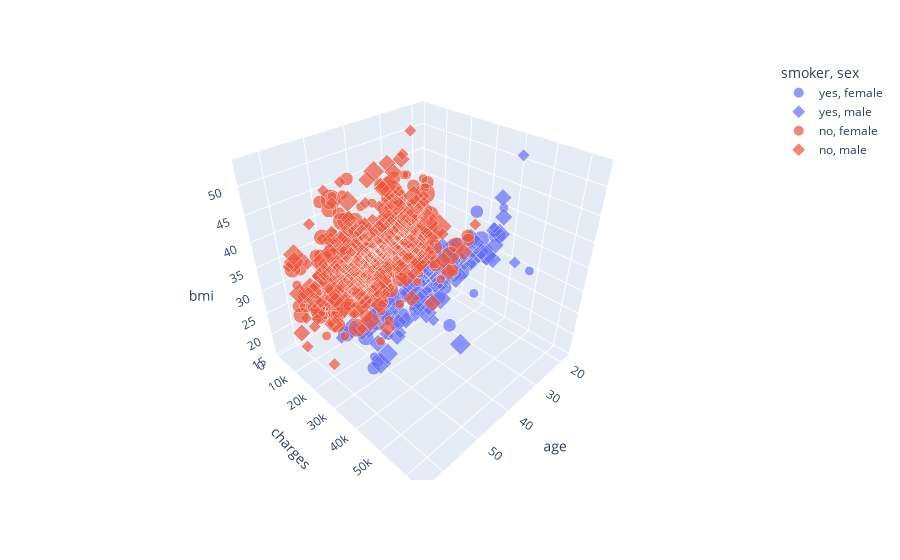

The notebook cell saved with this chart:
### Code cell
import plotly.express as px

fig = px.scatter_3d(df, x="age", y="charges", z="bmi", color="smoker", symbol="sex", size="children")
fig.show()

### Figure 1 — Plotly figure (JSON) as saved in the notebook; plotly's stock layout.template omitted (floating-point values rounded to 4 significant figures; data arrays with more than 128 entries replaced by an {"elided": "..."} marker saying what was removed)
{"data": [{"hovertemplate": "smoker=yes<br>sex=female<br>age=%{x}<br>charges=%{y}<br>bmi=%{z}<br>children=%{marker.size}<extra></extra>", "legendgroup": "yes, female", "marker": {"color": "#636efa", "size": [0, 0, 1, 1, 0, 0, 2, 0, 2, 3, 1, 0, 2, 0, 0, 0, 0, 0, 2, 2, 0, 2, 1, 1, 1, 3, 0, 1, 1, 0, 0, 3, 2, 1, 2, 2, 0, 0, 1, 0, 0, 0, 3, 1, 1, 1, 0, 0, 1, 0, 0, 2, 0, 2, 2, 0, 3, 1, 0, 0, 0, 0, 1, 0, 1, 0, 2, 0, 0, 0, 0, 3, 0, 2, 3, 0, 2, 0, 0, 0, 3, 3, 1, 0, 1, 0, 2, 5, 0, 2, 2, 3, 0, 3, 1, 0, 3, 2, 1, 1, 1, 0, 3, 1, 1, 0, 0, 2, 0, 0, 0, 2, 3, 2, 0], "sizemode": "area", "sizeref": 0.0125, "symbol": "circle"}, "mode": "markers", "name": "yes, female", "scene": "scene", "showlegend": true, "type": "scatter3d", "x": [19, 62, 34, 53, 20, 27, 37, 57, 64, 61, 29, 19, 32, 42, 42, 18, 63, 27, 40, 23, 63, 63, 20, 40, 59, 53, 27, 64, 61, 19, 23, 39, 27, 44, 26, 36, 63, 33, 30, 44, 54, 43, 35, 31, 34, 21, 19, 59, 47, 19, 44, 52, 64, 40, 44, 51, 30, 29, 37, 37, 47, 19, 50, 18, 47, 33, 23, 57, 60, 37, 46, 49, 48, 37, 51, 64, 43, 32, 43, 24, 27, 22, 46, 55, 45, 35, 43, 39, 22, 51, 33, 48, 23, 53, 23, 19, 43, 43, 52, 23, 43, 19, 18, 37, 46, 20, 20, 47, 18, 29, 25, 19, 30, 42, 61], "y": [16880.0, 27810.0, 37700.0, 23240.0, 14710.0, 16580.0, 39840.0, 43580.0, 47290.0, 30940.0, 19110.0, 17080.0, 32730.0, 19960.0, 21350.0, 36150.0, 48820.0, 37130.0, 19440.0, 38510.0, 29520.0, 47310.0, 17090.0, 22330.0, 47900.0, 24870.0, 34840.0, 47930.0, 48520.0, 13840.0, 18030.0, 21660.0, 15010.0, 19590.0, 14460.0, 18610.0, 28950.0, 37080.0, 19520.0, 48890.0, 63770.0, 45860.0, 39980.0, 58570.0, 43940.0, 15360.0, 17470.0, 25680.0, 42970.0, 34440.0, 42980.0, 24670.0, 27040.0, 40000.0, 46200.0, 44400.0, 40930.0, 16660.0, 40420.0, 19540.0, 23070.0, 17750.0, 24520.0, 38790.0, 23400.0, 55140.0, 36020.0, 27530.0, 45010.0, 37270.0, 42110.0, 24110.0, 40970.0, 46110.0, 46260.0, 29330.0, 19800.0, 17500.0, 21770.0, 14570.0, 16420.0, 35600.0, 21680.0, 44420.0, 39730.0, 20230.0, 21880.0, 19020.0, 33910.0, 44640.0, 16780.0, 24180.0, 34170.0, 46660.0, 40900.0, 36900.0, 40940.0, 22480.0, 23890.0, 18330.0, 21770.0, 33310.0, 18220.0, 20300.0, 41660.0, 26130.0, 20170.0, 24540.0, 14280.0, 16120.0, 33900.0, 36400.0, 18770.0, 43900.0, 29140.0], "z": [27.9, 26.29, 31.92, 22.88, 22.42, 24.75, 34.8, 31.16, 31.3, 29.92, 27.94, 28.3, 17.77, 23.37, 26.6, 36.85, 37.7, 36.08, 22.22, 36.67, 27.74, 32.2, 26.84, 28.12, 36.77, 22.61, 31.4, 33.8, 36.38, 21.7, 28.31, 24.89, 17.95, 20.23, 17.2, 22.6, 26.98, 33.5, 28.38, 38.06, 47.41, 46.2, 34.1, 38.09, 30.21, 21.85, 28.31, 23.66, 36.63, 33.11, 38.95, 25.3, 22.99, 32.77, 43.89, 38.06, 39.05, 21.75, 38.39, 26.4, 27.83, 28.88, 27.6, 42.24, 26.12, 35.53, 32.78, 29.81, 32.45, 30.78, 35.53, 23.84, 33.11, 47.6, 37.05, 26.89, 20.05, 24.6, 26.89, 20.52, 20.05, 31.02, 23.66, 35.2, 30.5, 28.02, 24.7, 18.3, 30.4, 34.96, 19.09, 25.85, 31.4, 36.86, 42.75, 32.49, 32.56, 26.7, 24.13, 28.49, 25.27, 30.02, 27.28, 25.55, 34.6, 24.42, 21.8, 27.64, 21.66, 21.85, 30.2, 34.7, 23.66, 40.37, 29.07]}, {"hovertemplate": "smoker=yes<br>sex=male<br>age=%{x}<br>charges=%{y}<br>bmi=%{z}<br>children=%{marker.size}<extra></extra>", "legendgroup": "yes, male", "marker": {"color": "#636efa", "size": {"elided": "159 int values"}, "sizemode": "area", "sizeref": 0.0125, "symbol": "diamond"}, "mode": "markers", "name": "yes, male", "scene": "scene", "showlegend": true, "type": "scatter3d", "x": {"elided": "159 int values"}, "y": {"elided": "159 float values"}, "z": {"elided": "159 float values"}}, {"hovertemplate": "smoker=no<br>sex=female<br>age=%{x}<br>charges=%{y}<br>bmi=%{z}<br>children=%{marker.size}<extra></extra>", "legendgroup": "no, female", "marker": {"color": "#EF553B", "size": {"elided": "547 int values"}, "sizemode": "area", "sizeref": 0.0125, "symbol": "circle"}, "mode": "markers", "name": "no, female", "scene": "scene", "showlegend": true, "type": "scatter3d", "x": {"elided": "547 int values"}, "y": {"elided": "547 float values"}, "z": {"elided": "547 float values"}}, {"hovertemplate": "smoker=no<br>sex=male<br>age=%{x}<br>charges=%{y}<br>bmi=%{z}<br>children=%{marker.size}<extra></extra>", "legendgroup": "no, male", "marker": {"color": "#EF553B", "size": {"elided": "517 int values"}, "sizemode": "area", "sizeref": 0.0125, "symbol": "diamond"}, "mode": "markers", "name": "no, male", "scene": "scene", "showlegend": true, "type": "scatter3d", "x": {"elided": "517 int values"}, "y": {"elided": "517 float values"}, "z": {"elided": "517 float values"}}], "layout": {"legend": {"itemsizing": "constant", "title": {"text": "smoker, sex"}, "tracegroupgap": 0}, "margin": {"t": 60}, "scene": {"domain": {"x": [0, 1], "y": [0, 1]}, "xaxis": {"title": {"text": "age"}}, "yaxis": {"title": {"text": "charges"}}, "zaxis": {"title": {"text": "bmi"}}}}}
